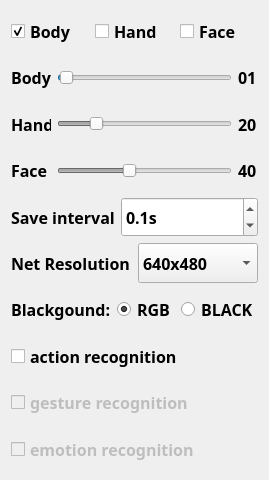
<?xml version="1.0" encoding="UTF-8"?>
<ui version="4.0">
 <class>Form</class>
 <widget class="QWidget" name="Form">
  <property name="geometry">
   <rect>
    <x>0</x>
    <y>0</y>
    <width>258</width>
    <height>480</height>
   </rect>
  </property>
  <property name="windowTitle">
   <string>Form</string>
  </property>
  <layout class="QVBoxLayout" name="verticalLayout">
   <item>
    <layout class="QGridLayout" name="gridLayout_2">
     <item row="0" column="2">
      <widget class="QCheckBox" name="checkBox_face">
       <property name="sizePolicy">
        <sizepolicy hsizetype="Preferred" vsizetype="Minimum">
         <horstretch>0</horstretch>
         <verstretch>0</verstretch>
        </sizepolicy>
       </property>
       <property name="font">
        <font>
         <family>等线</family>
         <pointsize>12</pointsize>
         <weight>75</weight>
         <bold>true</bold>
        </font>
       </property>
       <property name="text">
        <string>Face</string>
       </property>
      </widget>
     </item>
     <item row="0" column="0">
      <widget class="QCheckBox" name="checkBox_body">
       <property name="sizePolicy">
        <sizepolicy hsizetype="Preferred" vsizetype="Minimum">
         <horstretch>0</horstretch>
         <verstretch>0</verstretch>
        </sizepolicy>
       </property>
       <property name="font">
        <font>
         <family>等线</family>
         <pointsize>12</pointsize>
         <weight>75</weight>
         <bold>true</bold>
        </font>
       </property>
       <property name="text">
        <string>Body</string>
       </property>
       <property name="checked">
        <bool>true</bool>
       </property>
      </widget>
     </item>
     <item row="0" column="1">
      <widget class="QCheckBox" name="checkBox_hand">
       <property name="sizePolicy">
        <sizepolicy hsizetype="Preferred" vsizetype="Minimum">
         <horstretch>0</horstretch>
         <verstretch>0</verstretch>
        </sizepolicy>
       </property>
       <property name="font">
        <font>
         <family>等线</family>
         <pointsize>12</pointsize>
         <weight>75</weight>
         <bold>true</bold>
        </font>
       </property>
       <property name="text">
        <string>Hand</string>
       </property>
      </widget>
     </item>
    </layout>
   </item>
   <item>
    <layout class="QHBoxLayout" name="horizontalLayout_4">
     <item>
      <widget class="QLabel" name="label_2">
       <property name="sizePolicy">
        <sizepolicy hsizetype="Preferred" vsizetype="Preferred">
         <horstretch>0</horstretch>
         <verstretch>0</verstretch>
        </sizepolicy>
       </property>
       <property name="minimumSize">
        <size>
         <width>40</width>
         <height>0</height>
        </size>
       </property>
       <property name="maximumSize">
        <size>
         <width>30</width>
         <height>16777215</height>
        </size>
       </property>
       <property name="font">
        <font>
         <family>等线</family>
         <pointsize>12</pointsize>
         <weight>75</weight>
         <bold>true</bold>
        </font>
       </property>
       <property name="text">
        <string>Body</string>
       </property>
       <property name="scaledContents">
        <bool>true</bool>
       </property>
      </widget>
     </item>
     <item>
      <widget class="QSlider" name="horizontalSlider_Body">
       <property name="sizePolicy">
        <sizepolicy hsizetype="Preferred" vsizetype="Fixed">
         <horstretch>0</horstretch>
         <verstretch>0</verstretch>
        </sizepolicy>
       </property>
       <property name="maximumSize">
        <size>
         <width>16777215</width>
         <height>16777215</height>
        </size>
       </property>
       <property name="font">
        <font>
         <family>等线</family>
         <pointsize>12</pointsize>
         <weight>75</weight>
         <bold>true</bold>
        </font>
       </property>
       <property name="value">
        <number>1</number>
       </property>
       <property name="orientation">
        <enum>Qt::Horizontal</enum>
       </property>
      </widget>
     </item>
     <item>
      <widget class="QLabel" name="label_threshold_body">
       <property name="sizePolicy">
        <sizepolicy hsizetype="Minimum" vsizetype="Preferred">
         <horstretch>0</horstretch>
         <verstretch>0</verstretch>
        </sizepolicy>
       </property>
       <property name="maximumSize">
        <size>
         <width>20</width>
         <height>16777215</height>
        </size>
       </property>
       <property name="font">
        <font>
         <family>等线</family>
         <pointsize>12</pointsize>
         <weight>75</weight>
         <bold>true</bold>
        </font>
       </property>
       <property name="text">
        <string>01</string>
       </property>
      </widget>
     </item>
    </layout>
   </item>
   <item>
    <layout class="QHBoxLayout" name="horizontalLayout_5">
     <item>
      <widget class="QLabel" name="label_3">
       <property name="sizePolicy">
        <sizepolicy hsizetype="Preferred" vsizetype="Preferred">
         <horstretch>0</horstretch>
         <verstretch>0</verstretch>
        </sizepolicy>
       </property>
       <property name="minimumSize">
        <size>
         <width>40</width>
         <height>0</height>
        </size>
       </property>
       <property name="maximumSize">
        <size>
         <width>30</width>
         <height>16777215</height>
        </size>
       </property>
       <property name="font">
        <font>
         <family>等线</family>
         <pointsize>12</pointsize>
         <weight>75</weight>
         <bold>true</bold>
        </font>
       </property>
       <property name="text">
        <string>Hand</string>
       </property>
       <property name="scaledContents">
        <bool>true</bool>
       </property>
      </widget>
     </item>
     <item>
      <widget class="QSlider" name="horizontalSlider_Hand">
       <property name="enabled">
        <bool>false</bool>
       </property>
       <property name="sizePolicy">
        <sizepolicy hsizetype="Preferred" vsizetype="Fixed">
         <horstretch>0</horstretch>
         <verstretch>0</verstretch>
        </sizepolicy>
       </property>
       <property name="font">
        <font>
         <family>等线</family>
         <pointsize>12</pointsize>
         <weight>75</weight>
         <bold>true</bold>
        </font>
       </property>
       <property name="value">
        <number>20</number>
       </property>
       <property name="orientation">
        <enum>Qt::Horizontal</enum>
       </property>
      </widget>
     </item>
     <item>
      <widget class="QLabel" name="label_threshold_hand">
       <property name="sizePolicy">
        <sizepolicy hsizetype="Minimum" vsizetype="Preferred">
         <horstretch>0</horstretch>
         <verstretch>0</verstretch>
        </sizepolicy>
       </property>
       <property name="maximumSize">
        <size>
         <width>20</width>
         <height>16777215</height>
        </size>
       </property>
       <property name="font">
        <font>
         <family>等线</family>
         <pointsize>12</pointsize>
         <weight>75</weight>
         <bold>true</bold>
        </font>
       </property>
       <property name="text">
        <string>20</string>
       </property>
      </widget>
     </item>
    </layout>
   </item>
   <item>
    <layout class="QHBoxLayout" name="horizontalLayout_6">
     <item>
      <widget class="QLabel" name="label_4">
       <property name="sizePolicy">
        <sizepolicy hsizetype="Preferred" vsizetype="Preferred">
         <horstretch>0</horstretch>
         <verstretch>0</verstretch>
        </sizepolicy>
       </property>
       <property name="minimumSize">
        <size>
         <width>40</width>
         <height>0</height>
        </size>
       </property>
       <property name="maximumSize">
        <size>
         <width>30</width>
         <height>16777215</height>
        </size>
       </property>
       <property name="font">
        <font>
         <family>等线</family>
         <pointsize>12</pointsize>
         <weight>75</weight>
         <bold>true</bold>
        </font>
       </property>
       <property name="text">
        <string>Face</string>
       </property>
       <property name="scaledContents">
        <bool>true</bool>
       </property>
      </widget>
     </item>
     <item>
      <widget class="QSlider" name="horizontalSlider_Face">
       <property name="enabled">
        <bool>false</bool>
       </property>
       <property name="sizePolicy">
        <sizepolicy hsizetype="Preferred" vsizetype="Fixed">
         <horstretch>0</horstretch>
         <verstretch>0</verstretch>
        </sizepolicy>
       </property>
       <property name="font">
        <font>
         <family>等线</family>
         <pointsize>12</pointsize>
         <weight>75</weight>
         <bold>true</bold>
        </font>
       </property>
       <property name="value">
        <number>40</number>
       </property>
       <property name="orientation">
        <enum>Qt::Horizontal</enum>
       </property>
      </widget>
     </item>
     <item>
      <widget class="QLabel" name="label_threshold_face">
       <property name="sizePolicy">
        <sizepolicy hsizetype="Minimum" vsizetype="Preferred">
         <horstretch>0</horstretch>
         <verstretch>0</verstretch>
        </sizepolicy>
       </property>
       <property name="maximumSize">
        <size>
         <width>20</width>
         <height>16777215</height>
        </size>
       </property>
       <property name="font">
        <font>
         <family>等线</family>
         <pointsize>12</pointsize>
         <weight>75</weight>
         <bold>true</bold>
        </font>
       </property>
       <property name="text">
        <string>40</string>
       </property>
      </widget>
     </item>
    </layout>
   </item>
   <item>
    <layout class="QHBoxLayout" name="horizontalLayout">
     <item>
      <widget class="QLabel" name="label">
       <property name="font">
        <font>
         <family>等线</family>
         <pointsize>12</pointsize>
         <weight>75</weight>
         <bold>true</bold>
        </font>
       </property>
       <property name="text">
        <string>Save interval</string>
       </property>
       <property name="scaledContents">
        <bool>true</bool>
       </property>
      </widget>
     </item>
     <item>
      <widget class="QDoubleSpinBox" name="doubleSpinBox_interval">
       <property name="sizePolicy">
        <sizepolicy hsizetype="Expanding" vsizetype="Minimum">
         <horstretch>0</horstretch>
         <verstretch>0</verstretch>
        </sizepolicy>
       </property>
       <property name="font">
        <font>
         <family>等线</family>
         <pointsize>12</pointsize>
         <weight>75</weight>
         <bold>true</bold>
        </font>
       </property>
       <property name="suffix">
        <string>s</string>
       </property>
       <property name="decimals">
        <number>1</number>
       </property>
       <property name="maximum">
        <double>5.000000000000000</double>
       </property>
       <property name="singleStep">
        <double>0.100000000000000</double>
       </property>
       <property name="value">
        <double>0.100000000000000</double>
       </property>
      </widget>
     </item>
    </layout>
   </item>
   <item>
    <layout class="QHBoxLayout" name="horizontalLayout_3">
     <item>
      <widget class="QLabel" name="label_6">
       <property name="font">
        <font>
         <family>等线</family>
         <pointsize>12</pointsize>
         <weight>75</weight>
         <bold>true</bold>
        </font>
       </property>
       <property name="text">
        <string>Net Resolution</string>
       </property>
       <property name="scaledContents">
        <bool>true</bool>
       </property>
      </widget>
     </item>
     <item>
      <widget class="QComboBox" name="comboBox_resolution">
       <property name="sizePolicy">
        <sizepolicy hsizetype="Preferred" vsizetype="Minimum">
         <horstretch>0</horstretch>
         <verstretch>0</verstretch>
        </sizepolicy>
       </property>
       <property name="minimumSize">
        <size>
         <width>90</width>
         <height>0</height>
        </size>
       </property>
       <property name="font">
        <font>
         <family>等线</family>
         <pointsize>12</pointsize>
         <weight>75</weight>
         <bold>true</bold>
        </font>
       </property>
       <item>
        <property name="text">
         <string>640x480</string>
        </property>
       </item>
       <item>
        <property name="text">
         <string>320x240</string>
        </property>
       </item>
       <item>
        <property name="text">
         <string>128x96</string>
        </property>
       </item>
      </widget>
     </item>
    </layout>
   </item>
   <item>
    <layout class="QHBoxLayout" name="horizontalLayout_2">
     <item>
      <widget class="QLabel" name="label_5">
       <property name="sizePolicy">
        <sizepolicy hsizetype="Expanding" vsizetype="Preferred">
         <horstretch>0</horstretch>
         <verstretch>0</verstretch>
        </sizepolicy>
       </property>
       <property name="minimumSize">
        <size>
         <width>100</width>
         <height>0</height>
        </size>
       </property>
       <property name="maximumSize">
        <size>
         <width>0</width>
         <height>16777215</height>
        </size>
       </property>
       <property name="font">
        <font>
         <family>等线</family>
         <pointsize>12</pointsize>
         <weight>75</weight>
         <bold>true</bold>
        </font>
       </property>
       <property name="text">
        <string>Blackgound:</string>
       </property>
       <property name="scaledContents">
        <bool>true</bool>
       </property>
      </widget>
     </item>
     <item>
      <widget class="QRadioButton" name="radioButton_rgb">
       <property name="sizePolicy">
        <sizepolicy hsizetype="Minimum" vsizetype="Minimum">
         <horstretch>0</horstretch>
         <verstretch>0</verstretch>
        </sizepolicy>
       </property>
       <property name="font">
        <font>
         <family>等线</family>
         <pointsize>12</pointsize>
         <weight>75</weight>
         <bold>true</bold>
        </font>
       </property>
       <property name="text">
        <string>RGB</string>
       </property>
       <property name="checked">
        <bool>true</bool>
       </property>
      </widget>
     </item>
     <item>
      <widget class="QRadioButton" name="radioButton_black">
       <property name="sizePolicy">
        <sizepolicy hsizetype="Minimum" vsizetype="Minimum">
         <horstretch>0</horstretch>
         <verstretch>0</verstretch>
        </sizepolicy>
       </property>
       <property name="font">
        <font>
         <family>等线</family>
         <pointsize>12</pointsize>
         <weight>75</weight>
         <bold>true</bold>
        </font>
       </property>
       <property name="text">
        <string>BLACK</string>
       </property>
      </widget>
     </item>
    </layout>
   </item>
   <item>
    <widget class="QCheckBox" name="checkBox_action">
     <property name="sizePolicy">
      <sizepolicy hsizetype="Minimum" vsizetype="Minimum">
       <horstretch>0</horstretch>
       <verstretch>0</verstretch>
      </sizepolicy>
     </property>
     <property name="font">
      <font>
       <family>等线</family>
       <pointsize>12</pointsize>
       <weight>75</weight>
       <bold>true</bold>
      </font>
     </property>
     <property name="text">
      <string>action recognition</string>
     </property>
    </widget>
   </item>
   <item>
    <widget class="QCheckBox" name="checkBox_gesture">
     <property name="enabled">
      <bool>false</bool>
     </property>
     <property name="sizePolicy">
      <sizepolicy hsizetype="Minimum" vsizetype="Minimum">
       <horstretch>0</horstretch>
       <verstretch>0</verstretch>
      </sizepolicy>
     </property>
     <property name="font">
      <font>
       <family>等线</family>
       <pointsize>12</pointsize>
       <weight>75</weight>
       <bold>true</bold>
      </font>
     </property>
     <property name="text">
      <string>gesture recognition</string>
     </property>
    </widget>
   </item>
   <item>
    <widget class="QCheckBox" name="checkBox_emotion">
     <property name="enabled">
      <bool>false</bool>
     </property>
     <property name="sizePolicy">
      <sizepolicy hsizetype="Minimum" vsizetype="Minimum">
       <horstretch>0</horstretch>
       <verstretch>0</verstretch>
      </sizepolicy>
     </property>
     <property name="font">
      <font>
       <family>等线</family>
       <pointsize>12</pointsize>
       <weight>75</weight>
       <bold>true</bold>
      </font>
     </property>
     <property name="text">
      <string>emotion recognition</string>
     </property>
    </widget>
   </item>
  </layout>
 </widget>
 <resources/>
 <connections/>
</ui>
